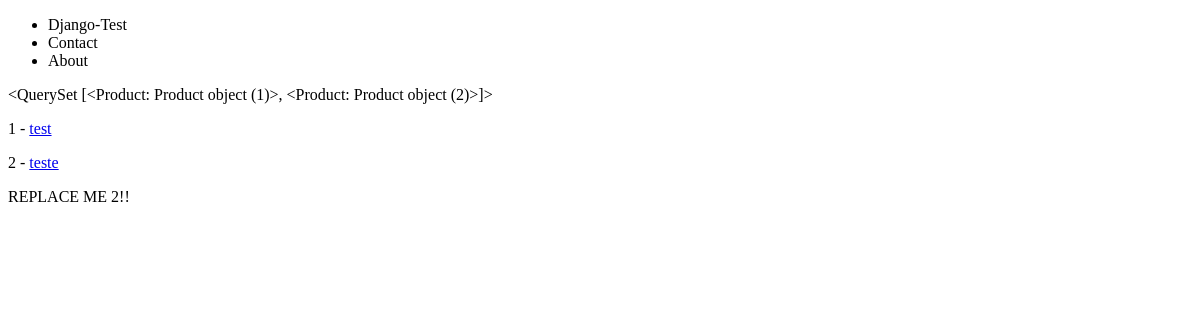
Before: /products/ with the older database file.
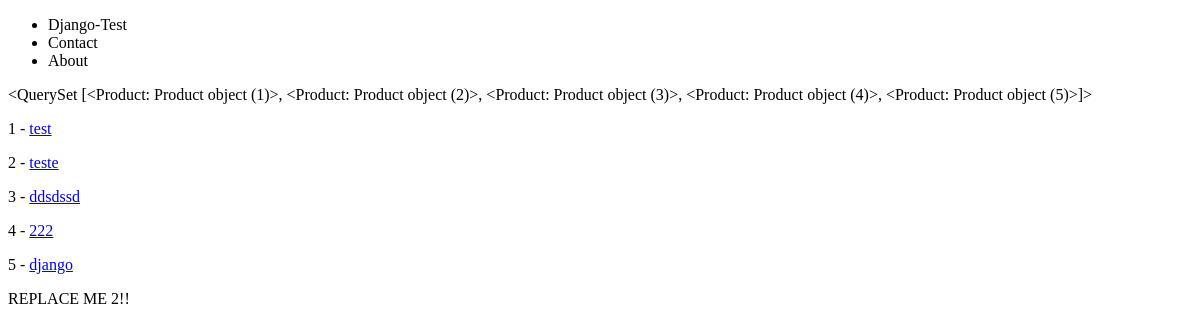
After: the same page with the newer database file.
### products/models.py (models this page shows)
class Product(models.Model): # Usamos los modelfields de django, heredamos de models.Model
    title = models.CharField(max_length=120) # max_length es obligatorio ponerlo
    description = models.TextField(blank=True, null=True) # blank en True indica que el campo
    price = models.DecimalField(max_digits=19, decimal_places=2)
    summary = models.TextField(blank=True, null=True)
    featured = models.BooleanField(default=True)
    def getAbsoluteUrl(self):
        return reverse("productos:dynamicLookupView", kwargs={'my_id': self.id}) # Le debo pasar aquí productos: ya que como cambie el

### products/views.py (the view)
# urls.py: path('', productListView, name='listView'),
def productListView(request):
    querySet = Product.objects.all() # List of objects
    context = {
        'objectList': querySet
    }
    return render(request, "product/products.html", context)

### templates/product/products.html
{% extends 'base.html' %}
{% block content %}
{{objectList}}
{% for instance in objectList %}
<p>{{instance.id}} - <a href=" {{instance.getAbsoluteUrl}} "> {{instance.title}}</a></p>
{% endfor %}
{% endblock %}

Changed rows visible on the page:
computed for Product "test": id "<QuerySet [<Product: Product object (1)>, <Product: Product object (2)>]>" → "…(1)>, <Product: Product object (2)>, <Product: Product object (3)>, <Product: Product object (4)>, <Product: Product object (5)>]>"
added Product: id "3", title "ddsdssd"
added Product: id "4", title "222"
added Product: id "5", title "django"
